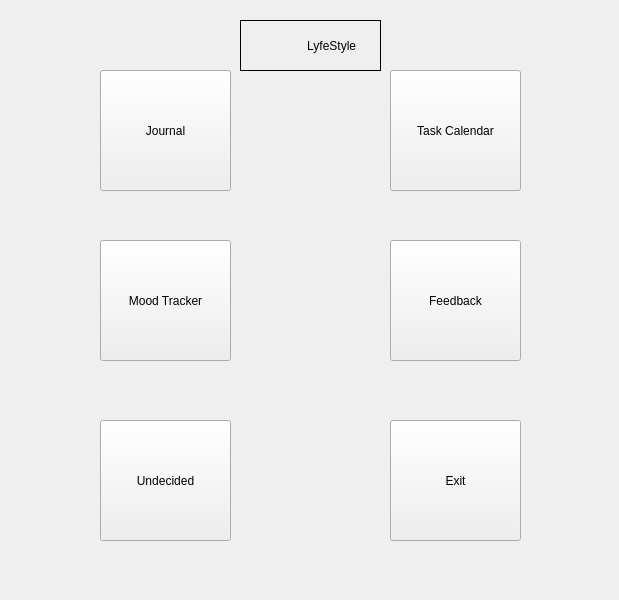
<?xml version="1.0" encoding="UTF-8"?>
<ui version="4.0">
 <class>MainWindow</class>
 <widget class="QMainWindow" name="MainWindow">
  <property name="geometry">
   <rect>
    <x>0</x>
    <y>0</y>
    <width>619</width>
    <height>600</height>
   </rect>
  </property>
  <property name="windowTitle">
   <string>MainWindow</string>
  </property>
  <widget class="QWidget" name="centralwidget">
   <widget class="QLabel" name="titleLabel">
    <property name="geometry">
     <rect>
      <x>240</x>
      <y>20</y>
      <width>141</width>
      <height>51</height>
     </rect>
    </property>
    <property name="frameShape">
     <enum>QFrame::Shape::Box</enum>
    </property>
    <property name="text">
     <string>                   LyfeStyle</string>
    </property>
   </widget>
   <widget class="QPushButton" name="journalBtn">
    <property name="geometry">
     <rect>
      <x>100</x>
      <y>70</y>
      <width>131</width>
      <height>121</height>
     </rect>
    </property>
    <property name="text">
     <string>Journal</string>
    </property>
    <property name="checkable">
     <bool>false</bool>
    </property>
   </widget>
   <widget class="QPushButton" name="taskBtn">
    <property name="geometry">
     <rect>
      <x>390</x>
      <y>70</y>
      <width>131</width>
      <height>121</height>
     </rect>
    </property>
    <property name="text">
     <string>Task Calendar</string>
    </property>
   </widget>
   <widget class="QPushButton" name="moodBtn">
    <property name="geometry">
     <rect>
      <x>100</x>
      <y>240</y>
      <width>131</width>
      <height>121</height>
     </rect>
    </property>
    <property name="text">
     <string>Mood Tracker</string>
    </property>
   </widget>
   <widget class="QPushButton" name="exitBtn">
    <property name="geometry">
     <rect>
      <x>390</x>
      <y>420</y>
      <width>131</width>
      <height>121</height>
     </rect>
    </property>
    <property name="text">
     <string>Exit</string>
    </property>
   </widget>
   <widget class="QPushButton" name="feedbackBtn">
    <property name="geometry">
     <rect>
      <x>390</x>
      <y>240</y>
      <width>131</width>
      <height>121</height>
     </rect>
    </property>
    <property name="text">
     <string>Feedback</string>
    </property>
   </widget>
   <widget class="QPushButton" name="undecidedBtn">
    <property name="geometry">
     <rect>
      <x>100</x>
      <y>420</y>
      <width>131</width>
      <height>121</height>
     </rect>
    </property>
    <property name="text">
     <string>Undecided</string>
    </property>
   </widget>
  </widget>
 </widget>
 <resources/>
 <connections/>
</ui>
